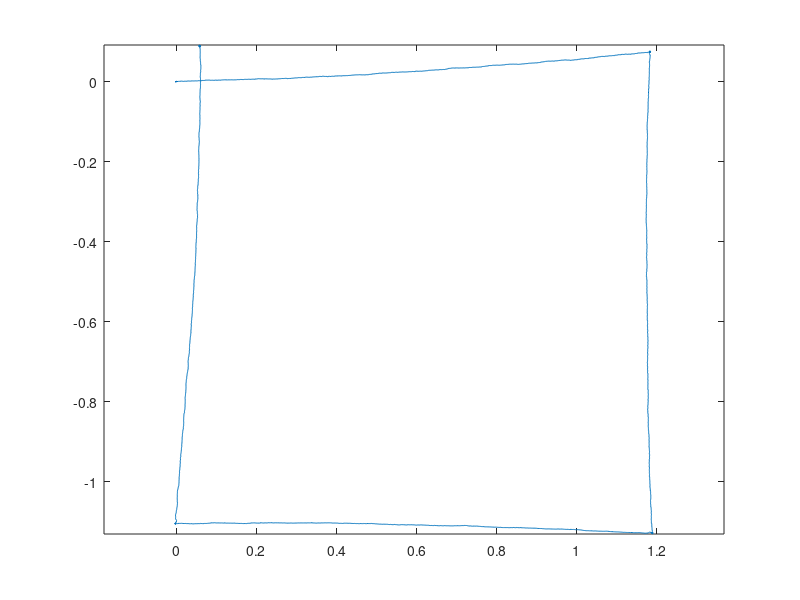

Write MATLAB code to recreate this figure.
clear
clc
close all

%% Measurement data
Accel_measure_body = load('Real_robot_data.mat', 'Accel_measure_body');
Accel_measure_body = Accel_measure_body.Accel_measure_body;
Accel_measure_body(3, :) = Accel_measure_body(3, :);
yaw_rate_measure = load('Real_robot_data.mat', 'yaw_rate_measure');
yaw_rate_measure = yaw_rate_measure.yaw_rate_measure;
left_wheel_vel_measure = load('Real_robot_data.mat', 'left_wheel_vel_measure');
left_wheel_vel_measure = left_wheel_vel_measure.left_wheel_vel_measure;
right_wheel_vel_measure = load('Real_robot_data.mat', 'right_wheel_vel_measure');
right_wheel_vel_measure = right_wheel_vel_measure.right_wheel_vel_measure;

%% Setting up some variables

time_imu = load('Real_robot_data.mat', 'time_imu');
time_imu = time_imu.time_imu;
time_wheel = load('Real_robot_data.mat', 'time_wheel');
time_wheel = time_wheel.time_wheel;

g = 9.81;
radius = 0.1; %m (needs to be same as simulator)(half distance between wheels)

%Initialize state vector and covariance matrix
x(:, 1) = [0; 0; 0; 0; 0; 0; 0; 0; 0]; %x, y, z, Vx, Vy, Vz, phi, theta, psi
P = eye(9);

%TODO: need to tune the noise values
Q = eye(9) * 0.1;
R = eye(3) * 0.1;

slow_measure_counter = 2;

for k = 2:length(Accel_measure_body)
    
    Ts = time_imu(k) - time_imu(k-1);
    cur_time = time_imu(k);
    
    %% Setup state estimate by breaking out variables and measurements that will be in the input
    %Earth frame velocities
    Vx = x(4, k-1);
    Vy = x(5, k-1);
    Vz = x(6, k-1);
    %Body frame acceleration measurements
    %Origionally used +z up and +y left, but model uses down and right and includes gravity
    Ax = Accel_measure_body(1, k-1);
    Ay = -Accel_measure_body(2, k-1);
    Az = -Accel_measure_body(3, k-1) + g;
    %Euler angles
    
    phi = x(7, k-1);
    theta = x(8, k-1);
    psi = x(9, k-1);
    %Rate measurements
    p = 0;
    q = 0;
    r = -yaw_rate_measure(k-1);
    
    
    %% State Estimate
    x_apriori = x(:,k-1) + [Vx;...
        Vy;...
        Vz;...
        cos(psi)*cos(theta)*Ax + (cos(psi)*sin(phi)*sin(theta) - cos(phi)*sin(psi))*Ay + (sin(phi)*sin(psi) + cos(phi)*cos(psi)*sin(theta))*Az;...
        cos(theta)*sin(psi)*Ax + (cos(phi)*cos(psi) + sin(phi)*sin(psi)*sin(theta))*Ay + (cos(phi)*sin(psi)*sin(theta) - cos(psi)*sin(phi))*Az;...
        -sin(theta)*Ax + cos(theta)*sin(phi)*Ay + cos(phi)*cos(theta)*Az - g;...
        p + q*sin(phi)*tan(theta) + r*cos(phi)*tan(theta);...
        q*cos(phi) - r*sin(phi);...
        q*sin(phi)*sec(theta) + r*cos(phi)*sec(theta)] * Ts;
    
    %% Calculate the jacobian of state transition using predicted state and prior measurement
    %x, y, z, Vx, Vy, Vz, phi, theta, psi
    phi = x_apriori(7);
    theta = x_apriori(8);
    psi = x_apriori(9);
    F = [1, 0, 0, Ts, 0, 0, 0, 0, 0;...
        0, 1, 0, 0, Ts, 0, 0, 0, 0;...
        0, 0, 1, 0, 0, Ts, 0, 0, 0;...
        0, 0, 0, 1, 0, 0, Ts * ((cos(psi)*cos(phi)*sin(theta) + sin(phi)*sin(psi))*Ay + (cos(phi)*sin(psi) - sin(phi)*cos(psi)*sin(theta))*Az), Ts * (cos(psi)*-sin(theta)*Ax + (cos(psi)*sin(phi)*cos(theta))*Ay + (cos(phi)*cos(psi)*cos(theta))*Az), Ts*(-sin(psi)*cos(theta)*Ax + (-sin(psi)*sin(phi)*sin(theta) - cos(phi)*cos(psi))*Ay + (sin(phi)*cos(psi) + cos(phi)*-sin(psi)*sin(theta))*Az);...
        0, 0, 0, 0, 1, 0, Ts*((-sin(phi)*cos(psi) + cos(phi)*sin(psi)*sin(theta))*Ay + (-sin(phi)*sin(psi)*sin(theta) - cos(psi)*cos(phi))*Az), Ts*(-sin(theta)*sin(psi)*Ax + (sin(phi)*sin(psi)*cos(theta))*Ay + (cos(phi)*sin(psi)*cos(theta))*Az), Ts*(cos(theta)*cos(psi)*Ax + (cos(phi)*-sin(psi) + sin(phi)*cos(psi)*sin(theta))*Ay + (cos(phi)*cos(psi)*sin(theta) + sin(psi)*sin(phi))*Az);...
        0, 0, 0, 0, 0, 1, Ts*(cos(theta)*cos(phi)*Ay - sin(phi)*cos(theta)*Az), Ts*(-cos(theta)*Ax - sin(theta)*sin(phi)*Ay + cos(phi)*-sin(theta)*Az), 0;...
        0, 0, 0, 0, 0, 0, Ts*(q*cos(phi)*tan(theta) + r*-sin(phi)*tan(theta)), Ts*(q*sin(phi)*(sec(theta))^2 + r*cos(phi)*(sec(theta))^2), 0;...
        0, 0, 0, 0, 0, 0, Ts*(q*-sin(phi) - r*cos(phi)), 0, 0;...
        0, 0, 0, 0, 0, 0, Ts*(q*cos(phi)*sec(theta) + r*-sin(phi)*sec(theta)), Ts*(q*sin(phi)*sec(theta)*tan(theta) + r*cos(phi)*sec(theta)*tan(theta)), 0];
    
    
    
    %% Predict Error Covariance
    P_apriori = F * P * F' + Q;
    
    if (time_wheel(slow_measure_counter) < time_imu(k)) && slow_measure_counter < length(time_wheel)
        %% Calculate Residual
        %The only measurement for now is the wheel encoder speeds, but this
        %could be expanded to include the lidar or fiducal marker locations
        wheel_vel_left = left_wheel_vel_measure(slow_measure_counter);
        wheel_vel_right = right_wheel_vel_measure(slow_measure_counter);
        Speed_measure = (wheel_vel_left + wheel_vel_right)/2;
        wheel_vel_yaw_rate(k) = (wheel_vel_left - wheel_vel_right)/(2*radius);
        Ts_slow = time_wheel(slow_measure_counter) - time_wheel(slow_measure_counter-1);
        yaw_measure = x(9, k-1) + wheel_vel_yaw_rate(slow_measure_counter) * Ts_slow;
        Vx_measure = Speed_measure * cos(yaw_measure);
        Vy_measure = Speed_measure * sin(yaw_measure);
        try
            test_yaw(k) = test_yaw(k-1) + wheel_vel_yaw_rate(k) * Ts;
        catch
            test_yaw(1:k) = 0;
        end
        C = [0, 0, 0, 1, 0, 0, 0, 0, 0; 0, 0, 0, 0, 1, 0, 0, 0, 0; 0, 0, 0, 0, 0, 0, 0, 0, 1];
        residual = [Vx_measure; Vy_measure; yaw_measure] - C * x_apriori;
        
        %% Finding reidual covariance
        S = C * P_apriori * C' + R;
        
        %% Finding Kalman Gain
        K = P_apriori * C' / S;
        
        %% Finding Posteriori state estimate and covariance
        
        x(:, k) = x_apriori + K * residual;
        P = (eye(9) - K*C) * P_apriori;
        
        slow_measure_counter = slow_measure_counter + 1;
    else
        x(:, k) = x_apriori;
        P = P_apriori;
    end
    
end

plot(x(1, :), x(2, :));
axis equal